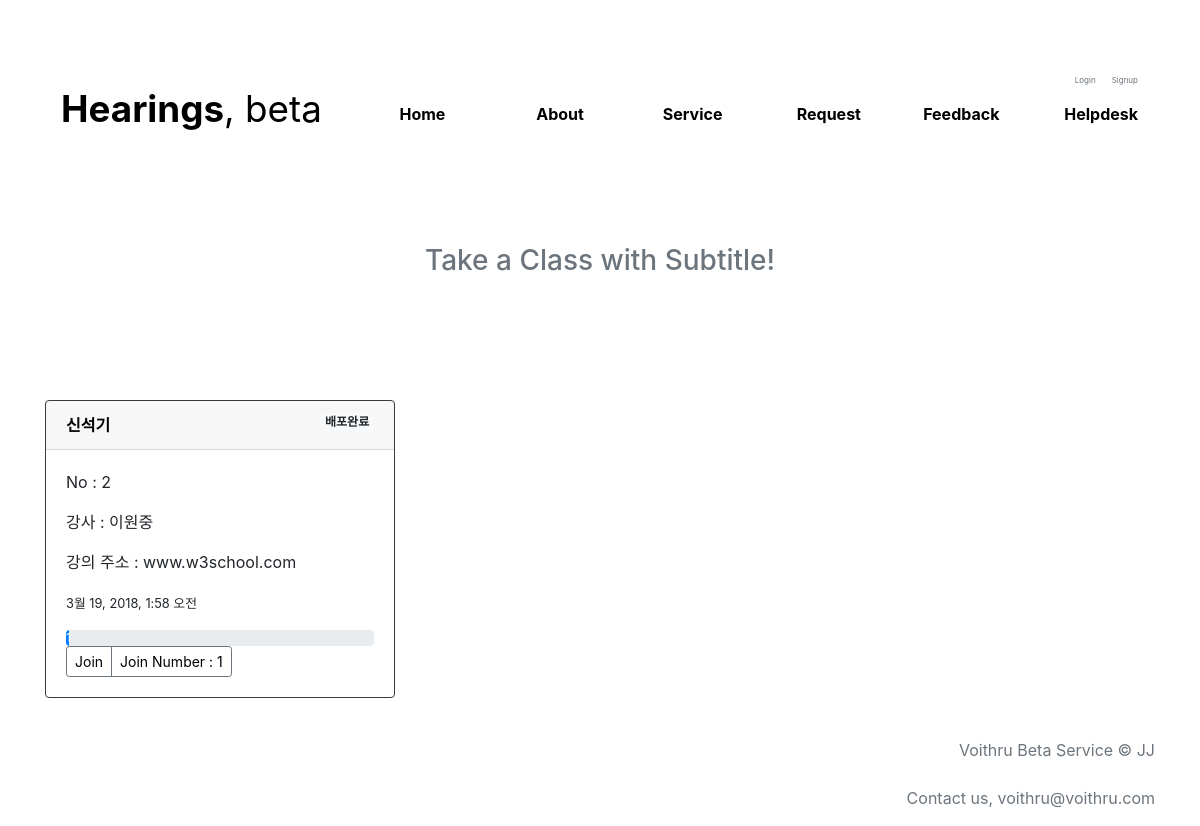
The app's page /feedback, older data.
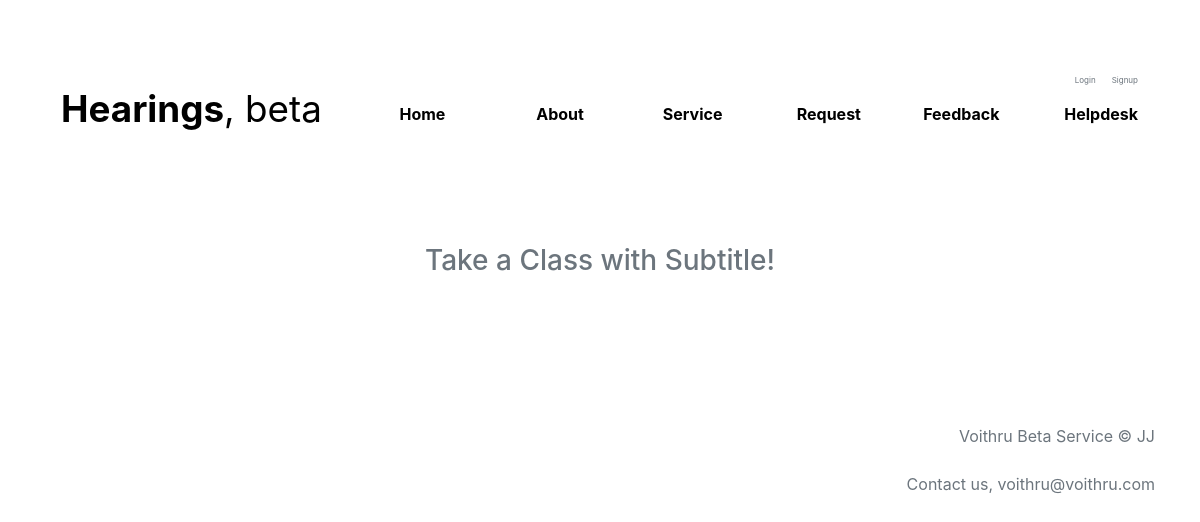
The same page, newer data.
### blog/models.py (models this page shows, shortened)
class Request(models.Model):
    author = models.ForeignKey('auth.User', on_delete=models.CASCADE)
    username = models.CharField(max_length=50, blank=True)
    phone_num = models.CharField(max_length=50, blank=True)
    lec = models.CharField(max_length=100, blank=True)
    lec_url = models.CharField(max_length=100, blank=True)
    lec_teacher = models.CharField(max_length=100, blank=True)
    description = models.TextField()
    email = models.EmailField()
    lec_company = models.CharField(max_length=50, blank=True)
    created_date = models.DateTimeField(default=timezone.now)
    published_date = models.DateTimeField(blank=True, null=True)
    view_cnt = models.IntegerField(default=0, blank=True)
    STEP1 = '모집중'
    STEP2 = '준비중'
    STEP3 = '제작중'
    STEP4 = '배포완료'
    STEP_STOPPED = '제작중단'
    STATUS = [
        (STEP1, '모집중'),
        (STEP2, '준비중'),
        (STEP3, '제작중'),
        (STEP4, '배포완료'),
        (STEP_STOPPED, '제작중단'),
    ]
    status = models.CharField(choices=STATUS, max_length=20, default=STEP1)

### blog/views.py (the view)
# urls.py: url(r'^feedback$', views.published_post_list, name='published_post_list'),
def published_post_list(request):
    candidates = Request.objects.all()
    posts = Request.objects.filter(published_date__lte=timezone.now()).order_by('published_date')
    if request.method == "POST":
            form = StatusForm(request.POST)
            if form.is_valid():
                post_test = Request.objects.get(id=request.POST['post.id'])
                post_test.status = request.POST.get('status', False)  # form.save(commit=False)
                post_test.author = request.user
                post_test.save()
                return redirect('published_post_list')
    else:
        form = StatusForm()
    return render(request, 'blog/published_post_list.html', {'posts': posts, 'form': form, 'candidates': candidates})

### blog/templates/blog/published_post_list.html (shortened to what this page needs)
{% extends 'blog/base.html' %}
{% load staticfiles %}
{% block content %}
<main role="main">
    <div class="container" style="display:table; height:200px;">
            <div class="text-center" style="padding-bottom: 70px; display:table-cell; vertical-align:middle;">
                <h3 class="text-secondary">Take a Class with Subtitle!</h3>
            </div>
    </div>
         <div class="container">
              <div class="row">
                  {% for post in posts %}
                  {% if post.status == '배포완료' %}
                  <div class="col-md-4 ">
                      <div class="card mb-12 box-shadow border-dark mb-3">
                          <div class="card-header">
                            <a href="{% url 'post_detail' pk=post.pk %}" style="color:black;"><strong>{{ post.lec }}</strong></a>
                            {% if not user.is_superuser %}
                                {% if post.status == '모집중' %}
                                    <span class="badge badge-primary" style="float:right">{{ post.status }}</span></h6>
                                {% elif post.status == '준비중'%}
                                    <span class="badge badge-success" style="float:right">{{ post.status }}</span></h6>
                                {% elif post.status == '제작중' %}
                                    <span class="badge badge-info" style="float:right">{{ post.status }}</span></h6>
                                {% elif post.status == '배포완료' %}
                                    <span class="badge badge-light" style="float:right">{{ post.status }}</span></h6>
                                {% elif post.status == '제작중단' %}
                                <span class="badge badge-dark" style="float:right">{{ post.status }}</span></h6>
                                {% endif %}
                            {% endif %}
                          </div>
                          <div class="card-body">
                              <p class="card-text">No : {{ post.id }}</p>
                              <p class="card-text">강사 : {{ post.lec_teacher }}</p>
                              <p class="card-text">강의 주소 : {{ post.lec_url }}</p>
                              <p class="card-text"><small>{{ post.published_date }}</small></p>
                              <div class="progress">
                                <div class="progress-bar" role="progressbar" style="width: {{ post.view_cnt }}%;" aria-valuenow="0" aria-valuemin="0" aria-valuemax="100">{{ post.view_cnt }}</div>
                              </div>
                              <div class="d-flex justify-content-between align-items-center">
                                  <div class="btn-group">
                                      <button type="button" class="btn btn-sm btn-outline-secondary"><a href="{% url 'post_detail' pk=post.pk %}" style="color:black;">Join</a></button>
                                      <button type="button" class="btn btn-sm btn-outline-secondary"><a style="color:black;">Join Number : {{ post.view_cnt }}</a></button>
                                  </div>
                              </div>
                          </div>
                      </div>
                  </div>
                  {% endif %}
                  {% endfor %}
              </div>
         </div>
</main>
{% endblock %}

Row changes from the older to the newer data that the page shows:
no longer on this page (row edited): Request: lec "신석기", status "배포완료", id "2", lec_teacher "이원중", lec_url "www.w3school.com", published_date "3월 19, 2018, 1:58 오전", view_cnt "1"
